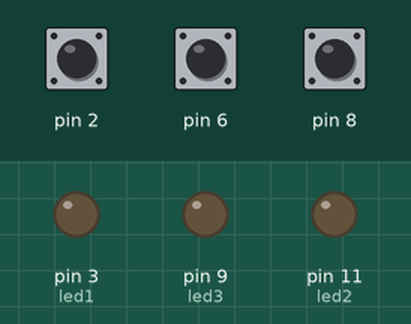
Simulated run of this sketch. Board: Arduino Uno, built with avr-gcc and run on an emulated ATmega328P. Parts: output pins drawn as LEDs (lit = HIGH). Dashed ring = blinking. The test bench sets the inputs (shaded band); at power-on: pin 2 HIGH, pin 6 HIGH, pin 8 HIGH.

Above: at 1.2 s.
1.3 s: pin 2 pulled LOW for 1 s
At 1.76 s:
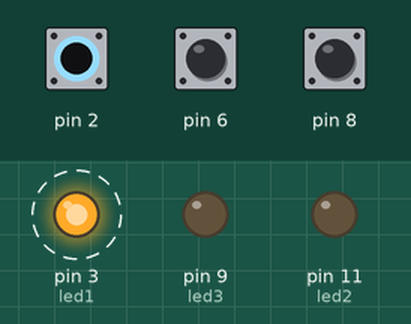
3.8 s: pin 6 pulled LOW for 3.2 s
At 4.26 s:
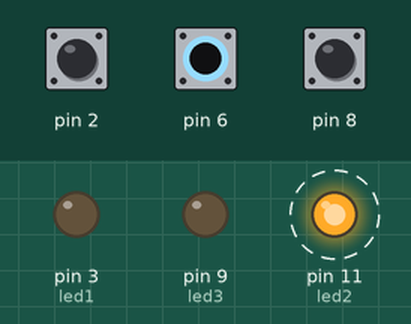
8.5 s: pin 8 pulled LOW for 0.15 s
At 9.9 s:
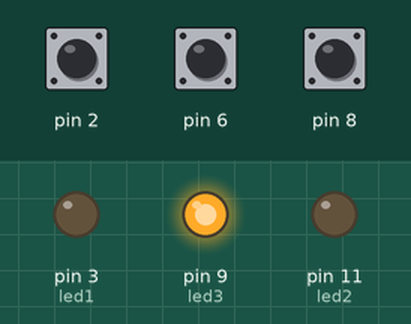
10.2 s: pin 2 pulled LOW for 0.15 s
At 11.4 s:
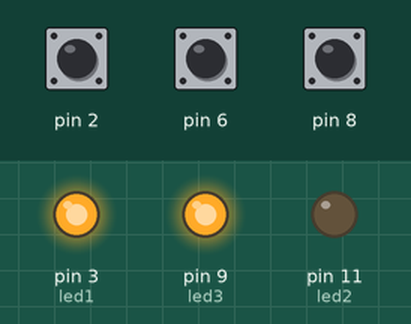
11.9 s: pin 6 pulled LOW for 0.15 s
At 12.6 s:
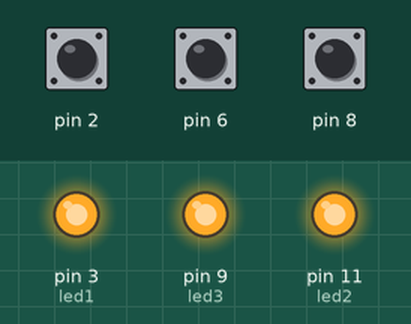
13.6 s: pin 8 pulled LOW for 1 s
At 14.36 s:
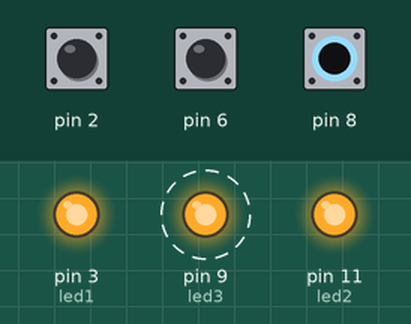
Timing chart, 0 to 16.6 s (numbered marks = the images above; inputs shaded):
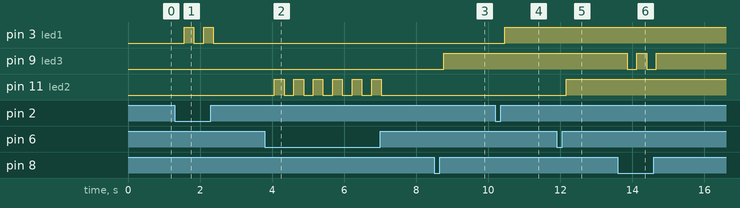

The sketch:

working_capsense_3_sensor_3_led_on_off_fading.ino
```cpp
// video and site are not in english. code was copied from a translated site.

// you tube https://www.youtube.com/watch?v=IGZt8YidUsE
// code pulled from : http://crepusculotecnologico.blogspot.com.br/2012/04/interruptor-touch-diagrama-e-codigo.html

// working sensor, working on and off fade.  ( single color )
// all 3 sensors fade on and off. moved closing curly bracket to close first cap 10 statement,
/*
 *  youtube pushbutton and fading led with arduino
 *  https://www.youtube.com/watch?v=8ua3U3xwqJA&t=4s
project name fading led
description. a demonsration using arduino inpu ( external pushbtton
on pin 2)
to control an output ( led on pin 9)

*/


#include <CapacitiveSensor.h>


 const int led1 = 3; // red led  indicator
 const int led2 = 11; // green
 const int led3 = 9; // blue


const int cap1 = 12;
const int cap2 = 2; // cap sensor input pin

const int cap3 = 5; //red white sensor wires
const int cap4 = 6;

const int cap5 = 7; //green white sensor wires
const int cap6 = 8;

const int sensibil1 = 600;  // varies depending on the resistor and size of the capacitive surface, change to test.
const int sensibil2 = 600;  // varies depending on the resistor and size of the capacitive surface, change to test.
const int sensibil3 = 600;  // varies depending on the resistor and size of the capacitive surface, change to test.


CapacitiveSensor cs1 = CapacitiveSensor(cap1,cap2);
CapacitiveSensor cs2 = CapacitiveSensor(cap3,cap4);
CapacitiveSensor cs3 = CapacitiveSensor(cap5,cap6);


bool on1 = 0;
bool on2 = 0;
bool on3 = 0;


void setup()
{
  cs1.set_CS_AutocaL_Millis( 0xFFFFFFFF);
  cs2.set_CS_AutocaL_Millis( 0xFFFFFFFF);
  cs3.set_CS_AutocaL_Millis( 0xFFFFFFFF);

  pinMode(led1, OUTPUT);
  pinMode(led2, OUTPUT);
  pinMode(led3, OUTPUT);


}


void loop()

{
  long cap10 =  cs1.capacitiveSensor(30);  // call function that gives you capacitance ...
  if (cap10 > sensibil1 ) //... if it is greater than stipulated, turns on or off the light,
  {if (on1)
    {on1 = !on1;

     for (int i = 255; i >=0; i -= 5){
     // loop is to gradually dim the led. During this period (2sec) the caption is not called,
      // which ensures that the lamp will not blink and erase again. The same goes for the other for.
      {analogWrite(led1, i);
        delay(5); // delay speed increment higher number for slower
      }
    }
    }
    else
     {on1 = !on1;
      for (int i = 0; i <= 255; i += 5){

      {
        analogWrite(led1, i);
        delay(5);
      }
    }
   }
  }

   long cap20 =  cs2.capacitiveSensor(30);  // call function that gives you capacitance ...


  if (cap20 > sensibil2 ) //... if it is greater than stipulated, turns on or off the light,

    if (on2)
    {
      on2 = !on2;


     for (int i2 = 255; i2 >=0; i2 -= 5){
     // loop is to gradually dim the led. During this period (2sec) the caption is not called,
      // which ensures that the lamp will not blink and erase again. The same goes for the other for.
      {
        analogWrite(led2, i2);
        delay(5); // delay speed increment higher number for slower
      }
    }
    }
    else

     {

      on2 = !on2;


      for (int i2 = 0; i2 <= 255; i2 += 5){

      {
        analogWrite(led2, i2);
        delay(5);
      }
    }
   }


          long cap30 =  cs3.capacitiveSensor(30);  // call function that gives you capacitance ...


  if (cap30 > sensibil3 ) //... if it is greater than stipulated, turns on or off the light,
  {
    if (on3)
    {
      on3 = !on3;


     for (int i3 = 255; i3 >=0; i3 -= 5){
     // loop is to gradually dim the led. During this period (2sec) the caption is not called,
      // which ensures that the lamp will not blink and erase again. The same goes for the other for.
      {
        analogWrite(led3, i3);
        delay(5); // delay speed increment higher number for slower
      }
    }
    }
    else

     {

      on3 = !on3;


      for (int i3 = 0; i3 <= 255; i3 += 5){

      {
        analogWrite(led3, i3);
        delay(5);
      }
  }
  }
  }
}
```

Measured:
- after the input at 1.3 s, pin 3 (led1): alternates HIGH for 0.27 s and LOW for 0.27 s, 4 changes in all, then stays LOW, starting after 0.26 s
- after the input at 3.8 s, pin 11 (led2): alternates HIGH for 0.27 s and LOW for 0.27 s, 12 changes in all, then stays LOW, starting after 0.26 s
- after the input at 8.5 s, pin 9 (led3): LOW → HIGH after 0.26 s
- after the input at 10.2 s, pin 3 (led1): LOW → HIGH after 0.26 s
- after the input at 11.9 s, pin 11 (led2): LOW → HIGH after 0.26 s
- after the input at 13.6 s, pin 9 (led3): alternates HIGH for 0.27 s and LOW for 0.27 s, 4 changes in all, then stays HIGH, starting after 0.26 s
